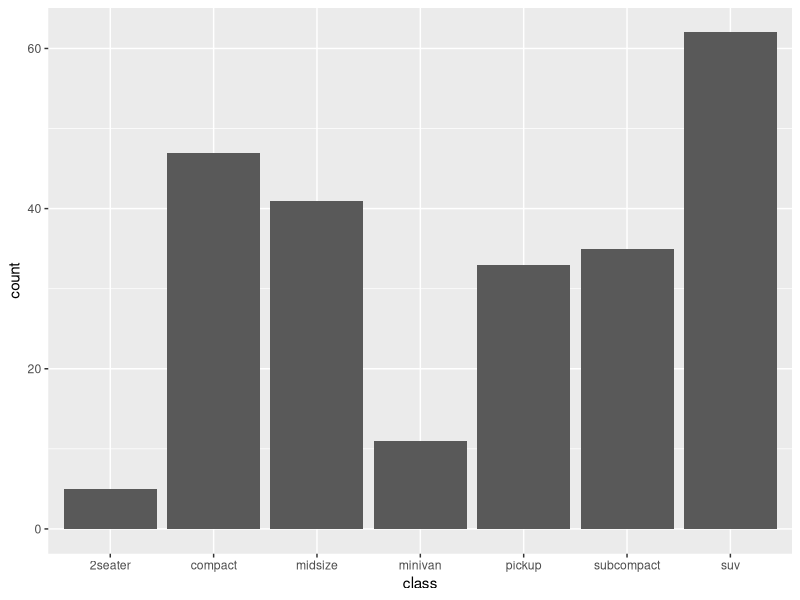
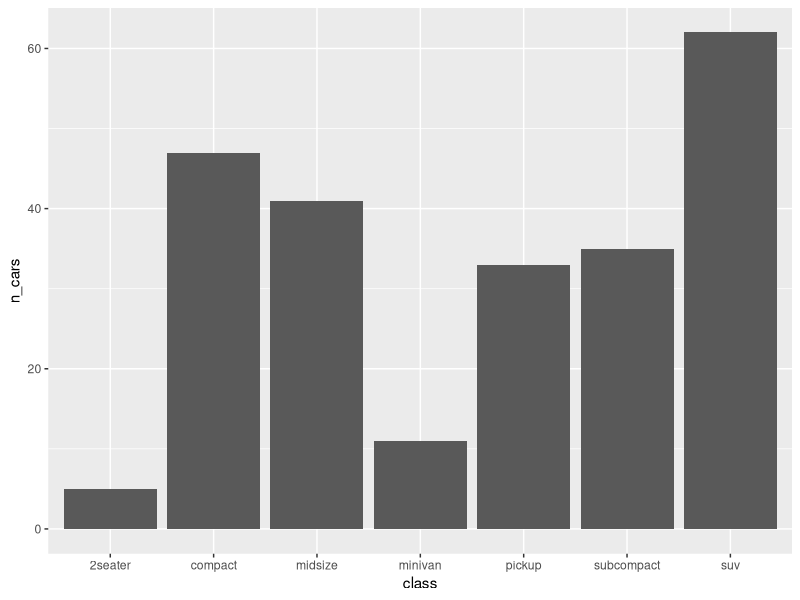

The R source for these figures, in order:
### Dependencies and Data ###

# Libraries
library(tidyverse)
library(jsonlite)

# Built-in mpg data
mpg_data <- mpg


### Bar plots ###

# Bar plot
bar_plt <- ggplot(mpg, aes(x = class))
bar_plt + geom_bar()

# Count cars from each class
manu_count <- mpg_data %>% group_by(class) %>% 
                           summarize(n_cars = n())

# Same bar plot using 2 variables
bar_plt <- ggplot(manu_count, aes(x = class, y = n_cars))
bar_plt + geom_col()